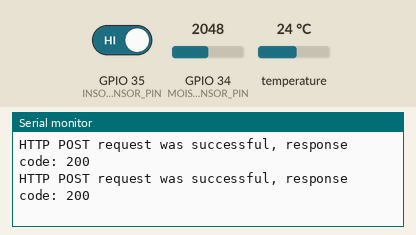
Bench run of a sketch on a simulated ESP32. On the bench: the last lines printed to the serial monitor. The test bench sets the inputs (shaded band); at power-on: temperature 24 °C, GPIO 34 (MOISTURE_SENSOR_PIN) = 2048, GPIO 35 (INSOLATION_SENSOR_PIN) HIGH. WiFi joins after 1.5 s; servers stay silent unless stated; uploads are accepted with an empty reply.

Above: at 10.1 s.
10.2 s: temperature set to 12 °C
At 11.5 s:
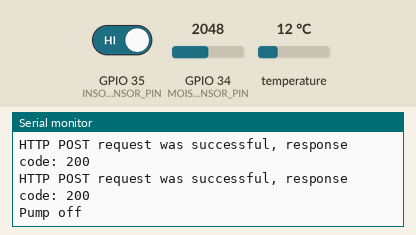
18.1 s: GPIO 34 (MOISTURE_SENSOR_PIN) set to 2866
At 22.3 s:
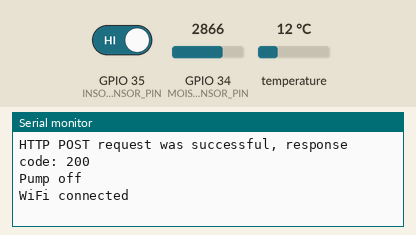
26.0 s: GPIO 35 (INSOLATION_SENSOR_PIN) driven LOW
33.9 s: temperature set to 19 °C
At 35.77 s:
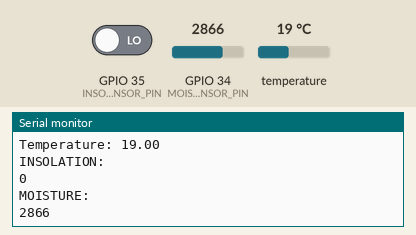
41.8 s: GPIO 34 (MOISTURE_SENSOR_PIN) set to 3603
At 42.33 s:
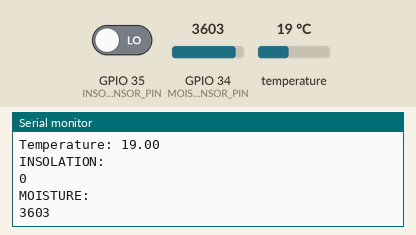
Timing chart, 0 to 44.8 s (numbered marks = the images above; inputs shaded):
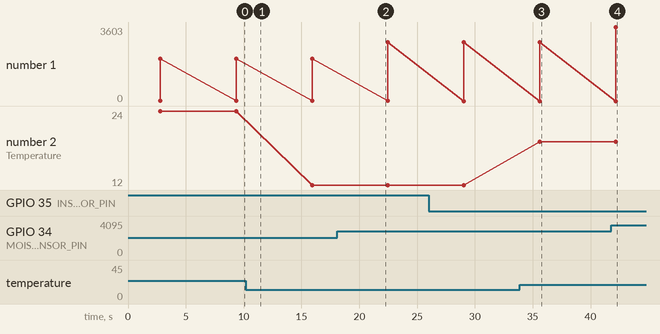

The sketch:

esp32Planter.ino
```cpp
#include <WiFi.h>
#include <HTTPClient.h>
#include "esp32-hal-gpio.h"
#include <OneWire.h>
#include <DallasTemperature.h>

#define MOISTURE_SENSOR_PIN GPIO_NUM_34
#define INSOLATION_SENSOR_PIN GPIO_NUM_35

int RELAY_PIN=17;
const int oneWireBus = 4;

OneWire oneWire(oneWireBus);
DallasTemperature sensors (&oneWire);

const char* ssid = "mikoshi";
const char* password = "Kraken123";
const char* moistureEndpoint = "http://192.168.1.108:8080/moisture/sensorRead";
const char* temperatureEndpoint = "http://192.168.1.108:8080/temperature/sensorRead";
const char* insolationEndpoint = "http://192.168.1.108:8080/insolation/sensorRead";
const char* pumpEndpoint = "http://192.168.1.108:8080/pump/checkPumpStatus";
HTTPClient http;

void checkResponse(int httpResponseCode){
if (httpResponseCode > 0) {
    Serial.printf("HTTP POST request was successful, response code: %d\n", httpResponseCode);
    String response = http.getString();
    Serial.println(response);
  } else {
    Serial.printf("HTTP POST request failed, error: %s\n", http.errorToString(httpResponseCode).c_str());
  }
}

void setup() {
  Serial.begin(115200);
  sensors.begin();

  gpio_set_direction(MOISTURE_SENSOR_PIN, GPIO_MODE_INPUT);
  gpio_pullup_en(MOISTURE_SENSOR_PIN);

  gpio_set_direction(INSOLATION_SENSOR_PIN, GPIO_MODE_INPUT);
  gpio_pullup_en(INSOLATION_SENSOR_PIN);


  pinMode(RELAY_PIN, INPUT);
  WiFi.begin(ssid, password);
  Serial.println("Connecting to WiFi");
}

void loop() {
  if (WiFi.status() == WL_CONNECTED)
  {
  Serial.println("WiFi connected");

  sensors.requestTemperatures();
  float temperature = sensors.getTempCByIndex(0);
  Serial.print("Temperature: ");
  Serial.println(temperature);
  String temperatureData=String(temperature);

 int insolation=digitalRead(INSOLATION_SENSOR_PIN);
 String insolationData=String(insolation);
  Serial.println("INSOLATION: ");
  Serial.println(insolationData);

  int moisture =analogRead(MOISTURE_SENSOR_PIN);
  String moistureData=String(moisture);
  Serial.println("MOISTURE: ");
  Serial.println(moistureData);
 ///////////////////////////////////////////////
  http.begin(moistureEndpoint);
  int httpMoistureResponseCode = http.POST(moistureData);
  checkResponse(httpMoistureResponseCode);
  http.end();
 ///////////////////////////////////////////////
  http.begin(temperatureEndpoint);
  int httpTemperatureResponseCode = http.POST(temperatureData);
  checkResponse(httpTemperatureResponseCode);
  http.end();
 ///////////////////////////////////////////////
  http.begin(insolationEndpoint);
  int httpInsolationResponseCode = http.POST(insolationData);
  checkResponse(httpInsolationResponseCode);
  http.end();
 ///////////////////////////////////////////////
  http.begin(pumpEndpoint);
 int pumpResponseCOde=http.GET();
 String pumpStatus=http.getString();
  if(pumpStatus=="true")
  {
  Serial.println("Pump on");
  pinMode(RELAY_PIN, OUTPUT);
  delay(5000);
  pinMode(RELAY_PIN, INPUT);
  Serial.println("Pump off");
  }
  else
  {
    Serial.println("Pump off");
  }
 // Print the response body to the serial console for debugging

  http.end();

  delay(5000);


  }
  else {
    Serial.println("Connecting to WiFi...");
    delay(1000);
  }
}
```

Measured:
- after the input at 33.9 s, the serial monitor: prints a new line after 1.7 s (image 3)
- after the input at 41.8 s, the serial monitor: prints a new line after 0.38 s (image 4)
- plotted number 1: 2048 → 2866 after the input at 18.1 s, 2866 → 3603 after the input at 41.8 s
- plotted number 2: 24 → 12 after the input at 10.2 s, 12 → 19 after the input at 33.9 s
